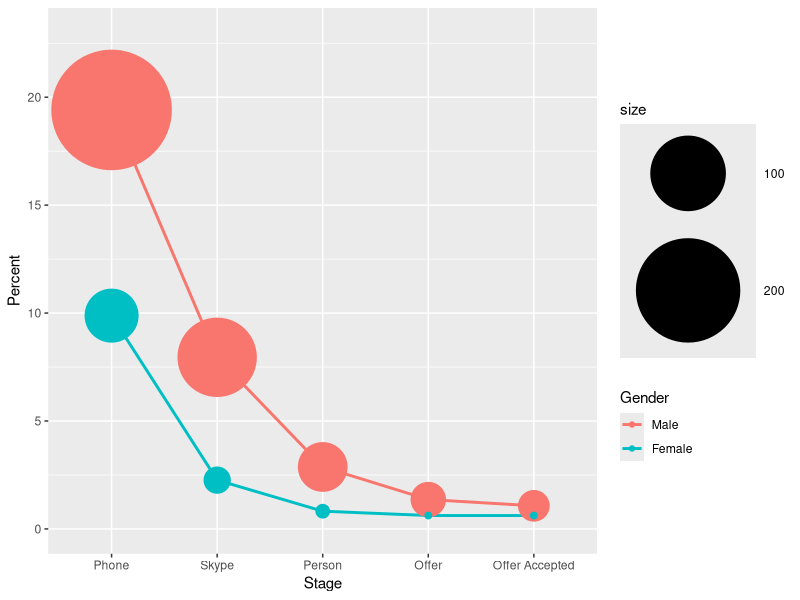

R code for this plot:
# Name: Clay Gibson
# Class: Directed Reading
# Description: Graph the hiring funnel broken down by gender

require(ggplot2)
require(reshape2)

male <- c(1396, 271, 111, 40, 19, 15)
female <- c(486, 48, 11, 4, 3, 3)
mfcount <- rbind(male, female)
colnames(mfcount) <- c("Apply", "Phone", "Skype", "Person", "Offer", "Offer Accepted")

mfpercent <- as.data.frame(matrix(rep(0,8), nrow = 2))
for(i in 2:ncol(mfcount)) {
  mfpercent[1,i-1] <- mfcount[1,i]/mfcount[1,1]
  mfpercent[2,i-1] <- mfcount[2,i]/mfcount[2,1]
}
colnames(mfpercent) <- c("Phone", "Skype", "Person", "Offer", "Offer Accepted")
row.names(mfpercent) <- c("Male", "Female")

mfpercent <- melt(as.matrix(mfpercent))
colnames(mfpercent) <- c("Gender", "Stage", "Percent")
mfpercent$Percent <- round(mfpercent$Percent*100, digits = 2)
mfpercent$size <- c(271, 48, 111, 11, 40, 4, 19, 3, 15, 3)


ggplot(data = mfpercent, aes(x=Stage, y=Percent, group = Gender, color = Gender)) + 
  geom_line(size=1) + geom_point(aes(size = size)) + scale_size(range = c(2,40)) +
  ylim(0,23)
